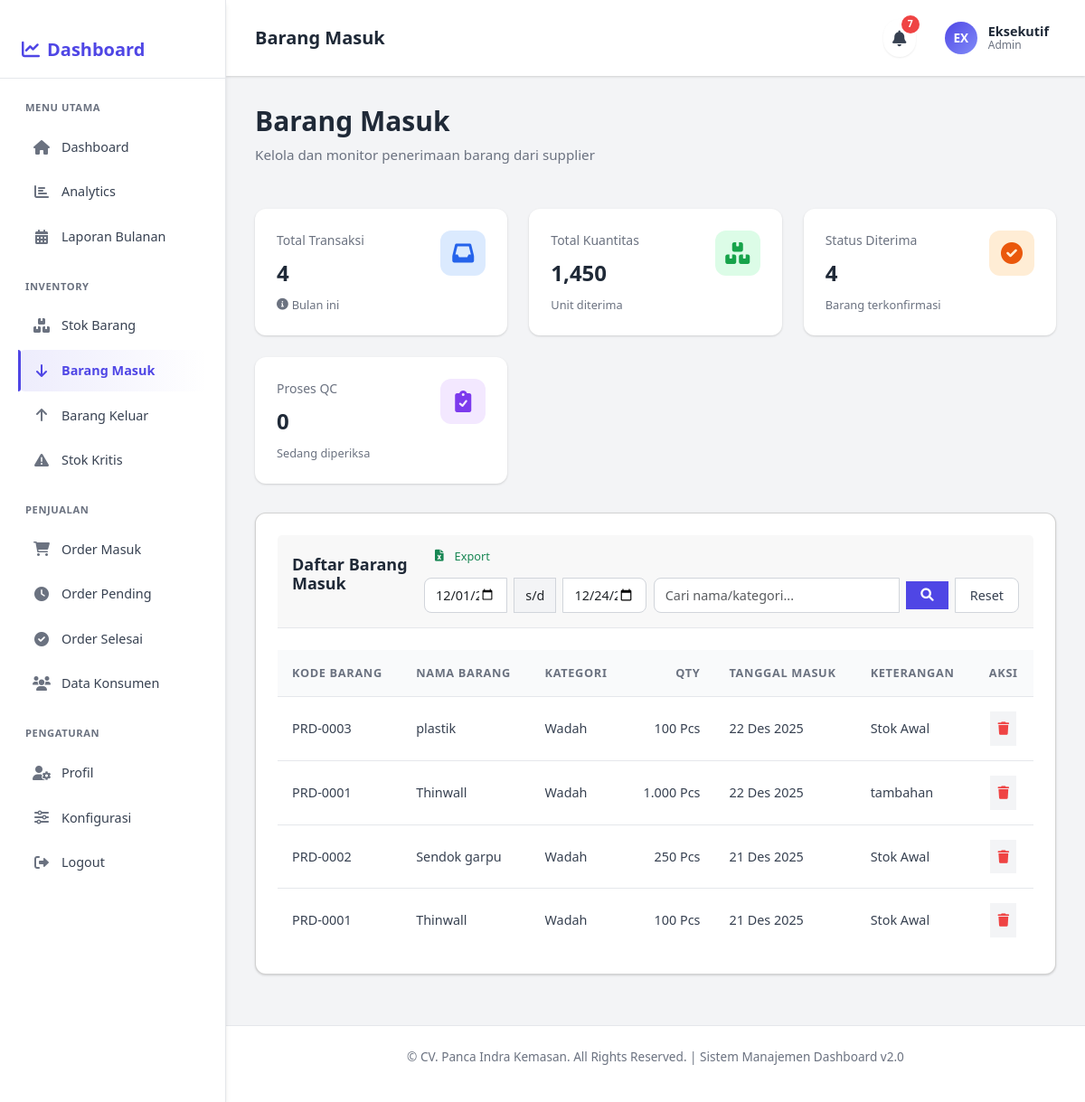
Screenshot of /barang_masuk.php (signed in) with the database file from the repository.
### tables this page shows
CREATE TABLE `stock_mutations` (
  `id` int(11) NOT NULL,
  `product_id` int(11) DEFAULT NULL,
  `type` enum('in','out') NOT NULL,
  `quantity` int(11) NOT NULL,
  `keterangan` text DEFAULT NULL,
  `created_at` timestamp NOT NULL DEFAULT current_timestamp()
);

CREATE TABLE `products` (
  `id` int(11) NOT NULL,
  `kode_produk` varchar(50) NOT NULL,
  `nama_produk` varchar(255) NOT NULL,
  `kategori` varchar(100) DEFAULT NULL,
  `satuan` varchar(50) DEFAULT NULL,
  `harga_beli` decimal(15,2) DEFAULT 0.00,
  `harga_jual` decimal(15,2) NOT NULL DEFAULT 0.00,
  `stok_minimal` int(11) NOT NULL DEFAULT 10,
  `deskripsi` text DEFAULT NULL,
  `keterangan` text DEFAULT NULL,
  `image` varchar(255) DEFAULT NULL,
  `created_at` timestamp NOT NULL DEFAULT current_timestamp(),
  `updated_at` timestamp NOT NULL DEFAULT current_timestamp() ON UPDATE current_timestamp()
);

### barang_masuk.php (the view, shortened to what the rows shown need)
<?php
$conn = getConnection();
$start_date = isset($_GET['start_date']) ? $_GET['start_date'] : date('Y-m-01');
$end_date = isset($_GET['end_date']) ? $_GET['end_date'] : date('Y-m-d');
$page = isset($_GET['page']) ? (int)$_GET['page'] : 1;
$per_page = 15;
$offset = ($page - 1) * $per_page;
$incoming_items = [];
$main_query = "SELECT
        sm.id,
        sm.product_id,
        sm.quantity as qty,
        sm.keterangan,
        sm.created_at as tanggal_masuk,
        p.kode_produk as kode,
        p.nama_produk as nama,
        p.kategori,
        p.satuan,
        p.harga_jual,
        (sm.quantity * p.harga_jual) as total_value
    FROM stock_mutations sm
    JOIN products p ON sm.product_id = p.id
    WHERE sm.type = 'in'
    AND DATE(sm.created_at) BETWEEN ? AND ?";
$search_term = '';
$main_query .= " ORDER BY sm.created_at DESC LIMIT ? OFFSET ?";
try {
    $stmt = $conn->prepare($main_query);
    if (!empty($search_term)) {
        $stmt->bind_param('sssssii', $start_date, $end_date, $search_term, $search_term, $search_term, $per_page, $offset);
    } else {
        $stmt->bind_param('ssii', $start_date, $end_date, $per_page, $offset);
    }
    if (!$stmt->execute()) {
        throw new Exception("Failed to execute main query: " . $stmt->error);
    }
    $incoming_items = $stmt->get_result()->fetch_all(MYSQLI_ASSOC);
} catch (Exception $e) {
    error_log("Error in barang_masuk.php: " . $e->getMessage());
    $error_message = "Terjadi kesalahan saat mengambil data. Silakan coba lagi nanti.";
}
function formatTanggal($date) {
    $bulan = array(
        1 => 'Jan', 2 => 'Feb', 3 => 'Mar', 4 => 'Apr',
        5 => 'Mei', 6 => 'Jun', 7 => 'Jul', 8 => 'Agu',
        9 => 'Sep', 10 => 'Okt', 11 => 'Nov', 12 => 'Des'
    );
    $timestamp = strtotime($date);
    $tanggal = date('d', $timestamp);
    $bulan_idx = date('n', $timestamp);
    $tahun = date('Y', $timestamp);
    return $tanggal . ' ' . $bulan[$bulan_idx] . ' ' . $tahun;
}
?>
<!DOCTYPE html>
<html lang="id">
<head>
    <link href="https://cdn.jsdelivr.net/npm/bootstrap@5.3.0/dist/css/bootstrap.min.css" rel="stylesheet">
    <link rel="stylesheet" href="https://cdn.jsdelivr.net/npm/flatpickr/dist/flatpickr.min.css">
    <link rel="stylesheet" href="https://cdnjs.cloudflare.com/ajax/libs/font-awesome/6.0.0/css/all.min.css">
</head>
<body>
    <div class="dashboard-container">
        <div class="main-content">
            <div class="content-area">
                <div class="page-header">
                    <div class="header-left">
                        <h1 class="page-title">Barang Masuk</h1>
                    </div>
                </div>
                <div class="card">
                    <table>
                        <thead>
                            <tr>
                                <th>Kode Barang</th>
                                <th>Nama Barang</th>
                                <th>Kategori</th>
                                <th class="text-right">Qty</th>
                                <th>Tanggal Masuk</th>
                                <th>Keterangan</th>
                                <th class="text-center">Aksi</th>
                            </tr>
                        </thead>
                        <tbody>
                            <?php if (count($incoming_items) > 0): ?>
                                <?php foreach ($incoming_items as $item): ?>
                                    <tr>
                                        <td><?php echo htmlspecialchars($item['kode']); ?></td>
                                        <td><?php echo htmlspecialchars($item['nama']); ?></td>
                                        <td><?php echo htmlspecialchars($item['kategori']); ?></td>
                                        <td class="text-right"><?php echo number_format($item['qty'], 0, ',', '.') . ' ' . $item['satuan']; ?></td>
                                        <td><?php echo formatTanggal($item['tanggal_masuk']); ?></td>
                                        <td><?php echo htmlspecialchars($item['keterangan'] ?? '-'); ?></td>
                                        <td class="text-center">
                                            <form method="POST" style="display:inline;" onsubmit="return confirm('Hapus data barang masuk ini?');">
                                                <button class="btn-icon" style="color: var(--danger);" type="submit" title="Hapus">
                                                    <i class="fas fa-trash"></i>
                                                </button>
                                            </form>
                                        </td>
                                    </tr>
                                <?php endforeach; ?>
                            <?php endif; ?>
                        </tbody>
                    </table>
                </div>
            </div>
        </div>
    </div>
</body>
</html>

### rows the page displays
stock_mutations: product.kode_produk "PRD-0003", product.nama_produk "plastik", product.kategori "Wadah", quantity "100", product.satuan "Pcs", created_at "22 Des 2025", keterangan "Stok Awal"
stock_mutations: product.kode_produk "PRD-0001", product.nama_produk "Thinwall", product.kategori "Wadah", quantity "1.000", product.satuan "Pcs", created_at "22 Des 2025", keterangan "tambahan"
stock_mutations: product.kode_produk "PRD-0002", product.nama_produk "Sendok garpu", product.kategori "Wadah", quantity "250", product.satuan "Pcs", created_at "21 Des 2025", keterangan "Stok Awal"
stock_mutations: product.kode_produk "PRD-0001", product.nama_produk "Thinwall", product.kategori "Wadah", quantity "100", product.satuan "Pcs", created_at "21 Des 2025", keterangan "Stok Awal"

### other values shown
$unread_notification_count "7"
$total_items "4"
$total_qty "1,450"
$diterima_count "4"
$proses_count "0"
